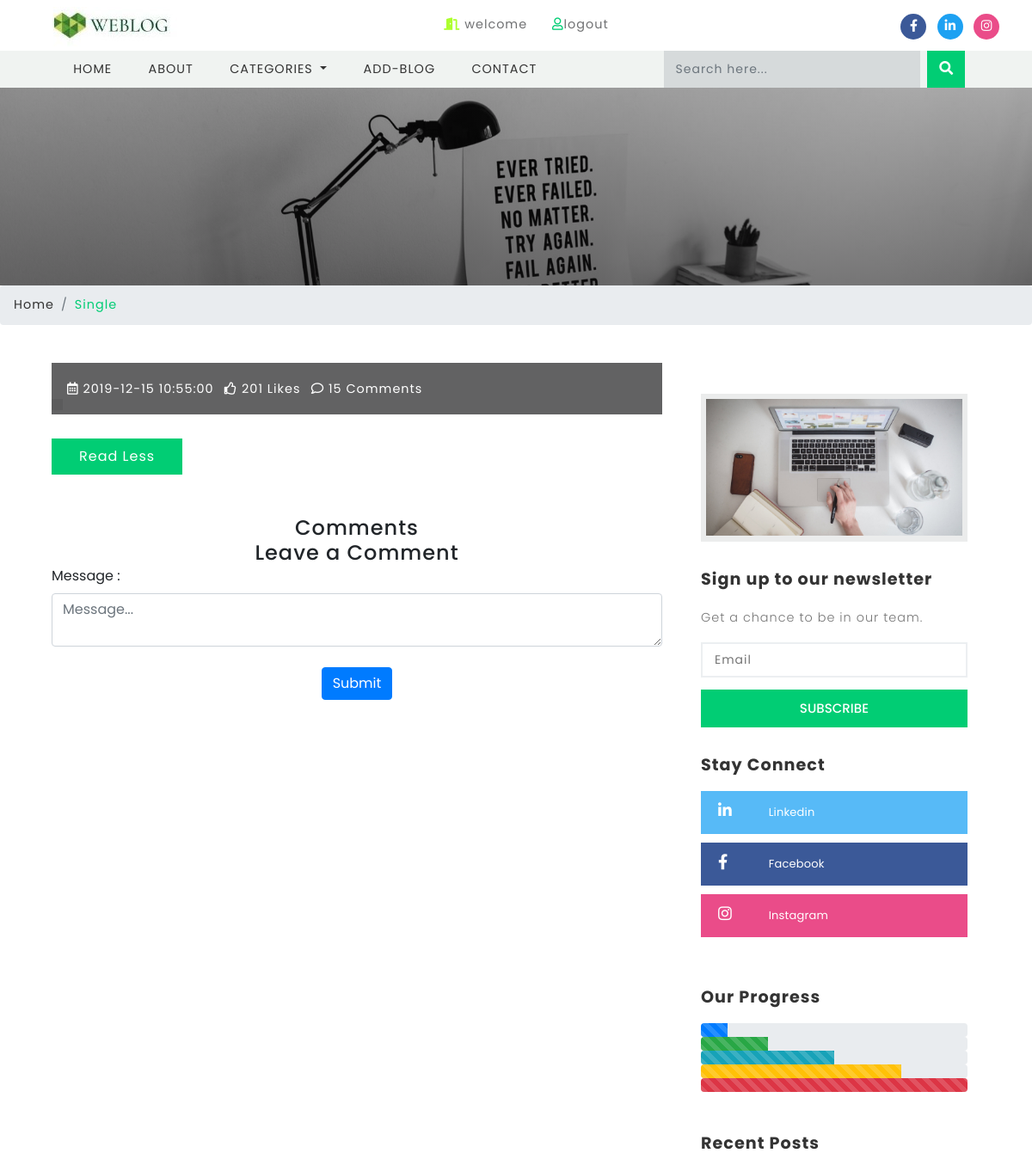
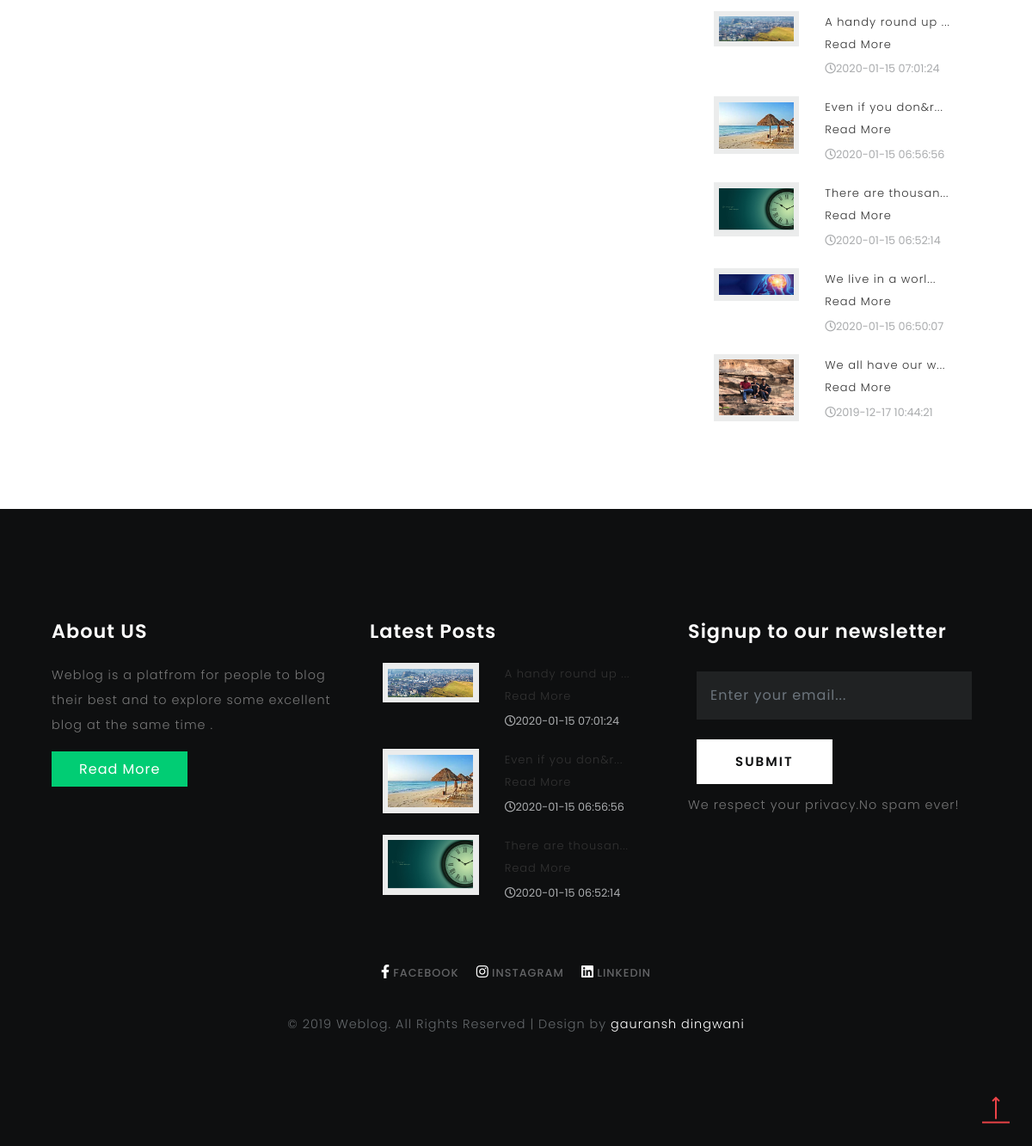
The app's page /singlef.php (signed in) with its own data (2 pictures, top to bottom).
### tables this page shows
CREATE TABLE `category` (
  `cate_id` int(11) NOT NULL,
  `cate_name` varchar(50) NOT NULL,
  `cate_des` text NOT NULL,
  `sort_order` int(11) NOT NULL,
  `status` int(11) NOT NULL,
  `created` datetime NOT NULL
);

CREATE TABLE `blog` (
  `blog_id` int(11) NOT NULL,
  `blog_title` text NOT NULL,
  `blog_subtitle` text NOT NULL,
  `thumbnail` text NOT NULL,
  `content` text NOT NULL,
  `user_id` int(11) NOT NULL,
  `status` int(11) NOT NULL,
  `status_remark` text NOT NULL,
  `cate_id` int(11) NOT NULL,
  `created` datetime NOT NULL,
  `likes` int(11) NOT NULL,
  `comments` int(11) NOT NULL,
  `views` int(11) NOT NULL
);

### include/mainright.php (the view)
<aside class="col-lg-4 agileits-w3ls-right-blog-con text-right">
					<div class="col-lg-12 right-blog-info text-left">
						<div class="tech-btm">
							<img src="images/banner1.jpg" class="img-fluid" alt="">
						</div>
						<div class="tech-btm">
							<h4>Sign up to our newsletter</h4>
							<p>Get a chance to be in our team.</p>
							<form action="index.php" method="post">
								<input type="email" placeholder="Email" required="">
								<input type="submit" value="Subscribe">
							</form>
						</div>
						<div class="tech-btm widget_social">
							<h4>Stay Connect</h4>
							<ul>
								<li>
									<a class="twitter" href="https://www.linkedin.com/in/gauransh-dingwani-1a9431199/">
										<i class="fab fa-linkedin-in"></i>
										<span class="count"></span> Linkedin</a>
								</li>
								<li>
									<a class="facebook" href="https://www.facebook.com/gauransh.dhoni7">
										<i class="fab fa-facebook-f"></i>
										<span class="count"></span> Facebook</a>
								</li>
								<li>
									<a class="dribble" href="https://www.instagram.com/gauransh_dingwani/">
										<i class="fab fa-instagram"></i>
										<span class="count"></span> Instagram </a>
								</li>
							</ul>
						</div>
						<div class="single-gd my-5 tech-btm">
							<h4>Our Progress</h4>
							<div class="progress">
								<div class="progress-bar progress-bar-striped" role="progressbar" style="width: 10%" aria-valuenow="10" aria-valuemin="0"
								    aria-valuemax="100"></div>
							</div>
							<div class="progress">
								<div class="progress-bar progress-bar-striped bg-success" role="progressbar" style="width: 25%" aria-valuenow="25" aria-valuemin="0"
								    aria-valuemax="100"></div>
							</div>
							<div class="progress">
								<div class="progress-bar progress-bar-striped bg-info" role="progressbar" style="width: 50%" aria-valuenow="50" aria-valuemin="0"
								    aria-valuemax="100"></div>
							</div>
							<div class="progress">
								<div class="progress-bar progress-bar-striped bg-warning" role="progressbar" style="width: 75%" aria-valuenow="75" aria-valuemin="0"
								    aria-valuemax="100"></div>
							</div>
							<div class="progress">
								<div class="progress-bar progress-bar-striped bg-danger" role="progressbar" style="width: 100%" aria-valuenow="100" aria-valuemin="0"
								    aria-valuemax="100"></div>
							</div>
						</div>
						<div class="tech-btm">
							<h4>Recent Posts</h4>
                                                        <?php
                                                        $query = "SELECT * FROM `blog` ORDER BY created desc LIMIT 5";
                                                        $go_data = mysqli_query($conn, $query);
                                                        while ($row = mysqli_fetch_array($go_data)){
                                                            $thumbnail = $row['thumbnail'];
                                                            $content = $row['content'];
                                                            $date = $row['created'];
                                                            $sid = $row['blog_id'];
                                                        ?>
							<div class="blog-grids row mb-3">
								<div class="col-md-5 blog-grid-left">
									<a href="singlef.php?id=<?php echo $sid;?>">
										<img src="./blog_img/<?php echo $thumbnail;?>" class="img-fluid" alt="">
									</a>
								</div>
								<div class="col-md-7 blog-grid-right">
									<h5>
										<a href="singlef.php?id='.$sid.'"><?php echo substr($content, 0, 20).'... <a href="singlef.php?id='.$sid.'">Read More</a>';?> </a>
									</h5>
									<div class="sub-meta">
										<span>
											<i class="far fa-clock"></i><?php echo $date;?></span>
									</div>
								</div>
							</div>
                                                        <?php } ?>
						</div>
					</div>
				</aside>

### singlef.php (shortened to what this page needs)
<?php
include './include/db.php';
?>
<!DOCTYPE html>
<html lang="zxx">
    <head>
	<?php include './include/head.php'; ?>
</head>
<body>
	<header>
		<?php include './include/header.php';?>
	</header>
	<div class="banner-inner">
	</div>
	<ol class="breadcrumb">
		<li class="breadcrumb-item">
			<a href="index.php">Home</a>
		</li>
		<li class="breadcrumb-item active">Single</li>
	</ol>
	<section class="banner-bottom">
		<div class="container">
			<div class="row">
				<div class="col-lg-8 left-blog-info-w3layouts-agileits text-left">
					<div class="blog-grid-top">
						<div class="b-grid-top">
							<div class="blog_info_left_grid">
								<a href="single.php?id='$sid'">
                                                                    <img src="./blog_img/<?php echo $thumbnail;?>" class="img-fluid" alt="">
								</a>
							</div>
							<div class="blog-info-middle">
								<ul>
									<li>
										<a href="#">
											<i class="far fa-calendar-alt"></i> <?php echo $created;?></a>
									</li>
									<li class="mx-2">
										<a href="#">
											<i class="far fa-thumbs-up"></i> 201 Likes</a>
									</li>
									<li>
										<a href="#">
											<i class="far fa-comment"></i> 15 Comments</a>
									</li>
								</ul>
							</div>
						</div>
						<a href="single.php?id=<?php echo $sid?>" class="btn btn-primary read-m">Read Less</a>
					</div>
					 <div class="comment-top">
                                            <center><h4>Comments</h4></center>
                                            </div>
					<div class="comment-top">
                                            <center><h4>Leave a Comment</h4></center>
						<div class="comment-bottom">
							<form action="#" method="post">
                                                            <label>Message :</label>
                                                            <textarea class="form-control" name="Message" placeholder="Message..." required=""></textarea><br>
                                                            <center><button type="submit" name="comment" class="btn btn-primary submit">Submit</button></center>
							</form>
						</div>
					</div>
				</div>
				<?php include './include/mainright.php';?>
			</div>
		</div>
	</section>
	<footer>
		<?php include './include/footer.php';?>
	</footer>
	<a href="#home" class="scroll" id="toTop" style="display: block;">
	</a>
</body>
</html>

### include/footer.php (shortened to what this page needs)
<footer>
<div class="container">
			<div class="row">
				<div class="col-lg-4 footer-grid-agileits-w3ls text-left">
					<h3>About US</h3>
					<p>Weblog is a platfrom for people to blog their best and to explore some excellent blog at the same time .</p>
					<div class="read">
						<a href="../personal/index.html" class="btn btn-primary read-m">Read More</a>
					</div>
				</div>
				<div class="col-lg-4 footer-grid-agileits-w3ls text-left">
					<div class="tech-btm">
						<h3>Latest Posts</h3>
                                                <?php
                                                        $query = "SELECT * FROM `blog` ORDER BY created desc LIMIT 3";
                                                        $go_data = mysqli_query($conn, $query);
                                                        while ($row = mysqli_fetch_array($go_data)){
                                                            $thumbnail = $row['thumbnail'];
                                                            $content = $row['content'];
                                                            $date = $row['created'];
                                                            $sid = $row['blog_id'];
                                                        ?>
							<div class="blog-grids row mb-3">
								<div class="col-md-5 blog-grid-left">
									<a href="single.php?id=<?php echo $sid;?>">
										<img src="./blog_img/<?php echo $thumbnail;?>" class="img-fluid" alt="">
									</a>
								</div>
								<div class="col-md-7 blog-grid-right">
									<h5>
										<a href="single.php?id=<?php echo $sid;?>"><?php echo substr($content, 0, 20).'... <a href="singlef.php?id='.$sid.'">Read More</a>';?> </a>
									</h5>
									<div class="sub-meta">
										<span>
											<i class="far fa-clock"></i><?php echo $date;?></span>
									</div>
								</div>
							</div>
                                                        <?php } ?>
                                            </div>
				</div>
				<div class="col-lg-4 subscribe-main footer-grid-agileits-w3ls">
					<h2>Signup to our newsletter</h2>
					<div class="subscribe-main">
							<div class="subscribe-form">
									<form action="#" method="post" class="subscribe_form">
										<input class="form-control" type="email" placeholder="Enter your email..." required="">
										<button type="submit" class="btn btn-primary submit">Submit</button>
									</form>
						   </div>
						<p>We respect your privacy.No spam ever!</p>
					</div>
				</div>
			</div>
			<div class="footer-cpy text-center">
				<div class="footer-social">
					<div class="copyrighttop">
						<ul>
							<li class="mx-3">
								<a class="facebook" href="https://www.facebook.com/gauransh.dhoni7">
									<i class="fab fa-facebook-f"></i>
									<span>Facebook</span>
								</a>
							</li>
							<li>
								<a class="facebook" href="https://www.instagram.com/gauransh_dingwani/">
									<i class="fab fa-instagram"></i>
									<span>Instagram</span>
								</a>
							</li>
							<li class="mx-3">
								<a class="facebook" href="https://www.linkedin.com/in/gauransh-dingwani-1a9431199/">
									<i class="fab fa-linkedin"></i>
									<span>Linkedin</span>
								</a>
							</li>
						</ul>
					</div>
				</div>
				<div class="w3layouts-agile-copyrightbottom">
					<p>© 2019 Weblog. All Rights Reserved | Design by
						<a href="../personal/index.html">gauransh dingwani</a>
					</p>
				</div>
			</div>
		</div>
</footer>

### records on screen
category: created "2019-12-15 10:55:00"
blog: thumbnail (picture), content "A handy round up", created "2020-01-15 07:01:24"
blog: thumbnail (picture), content "Even if you don&r", created "2020-01-15 06:56:56"
blog: thumbnail (picture), content "There are thousan", created "2020-01-15 06:52:14"
blog: thumbnail (picture), content "We live in a worl", created "2020-01-15 06:50:07"
blog: thumbnail (picture), content "We all have our w", created "2019-12-17 10:44:21"
